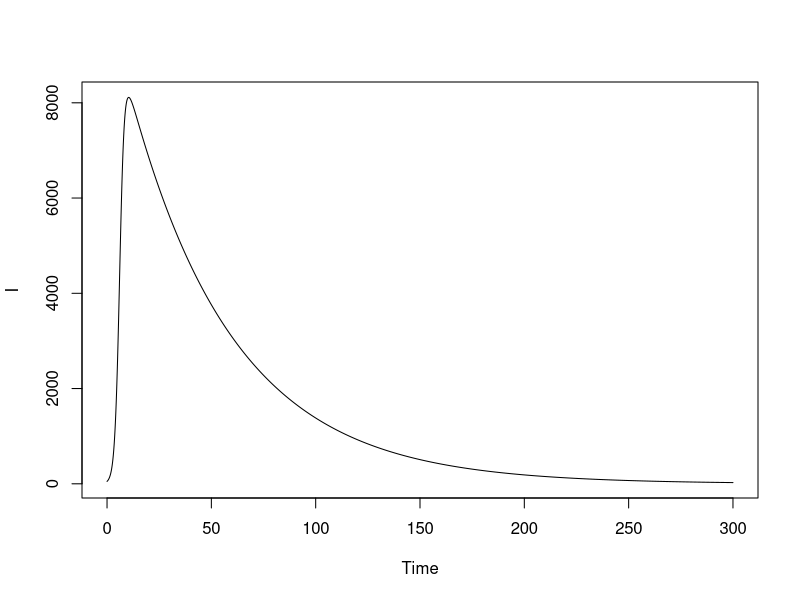

Here is the R script that generated this plot: (Note: this script raises an error after producing the figure.)
# modelling epidemics

# R code for Euler's method

S0 <- 9000 # Starting value for susceptibles
I0 <- 50 # Starting value for infectious 
N <- 10000 # Total population size 
beta <- 0.0001 # infection rate 
gamma <- 1/50 # recovery date 
delta.t <- 0.1 # Small time increment 
N.time.steps <- 3000 # Number of time steps 
S <- numeric(N.time.steps+1) # Blank vector to receive S values 
I <- numeric(N.time.steps+1) # Blank vector to receive I values 
S[1] <- S0 # Initial value for S 
I[1] <- I0 # Initial value for I 
for (i in 1:N.time.steps){ # Iterative loop to define the next value of S and I 
  S[i+1] <- S[i]-beta*S[i]*I[i]*delta.t
  I[i+1] <- I[i]+beta*S[i]*I[i]*delta.t-gamma*I[i]*delta.t
  } 
time.vector <- seq(0,N.time.steps*delta.t,by=delta.t) # The time points
plot(time.vector,I,type="l",xlab="Time",ylab="I")

############################

# I against S plots 

N <- 1000 
S <- 1:N 
S0 <- N-1 
I0 <- 1 
gamma <- 0.2 
beta.vector <- c(0.0004,0.0008,0.0016,0.0032) 
# Eliminating negative values in I values 
index <- which(I.matrix[1,]>=0) # Only focusing on positive values 
ylim <- c(0,max(I.matrix)) 
plot(S[index],I.matrix[1,index],type="l",lwd=2,xlab="S",ylab="I",ylim=ylim,xlim=c(0,N)) 
for (i in 2:length(beta.vector)){ 
  index<-which(I.matrix[i,]>=0) 
  points(S[index],I.matrix[i,index],type="l",lwd=2,col=i) 
} 
title("I against S, improved") 
legend(x="topright",legend=c("g/b=500","g/b=250","g/b=125","g/b=62.5"),col=1:4,lty=1,lwd=2) 


###############################################
###############################################


# Workbook Question 1


# Question 1
# a)
# Modify the above code to find the number of susceptibles and infectious
# (which will not necessarily be whole numbers), after 10 time units
# if we start off with 5000 susceptibles, 100 infectious and 900 removed (i.e. N=6000),
# using the following parameter values beta = 0.00008, gamma = 0.02
S0 <- 5000 # Starting value for susceptibles
I0 <- 100 # Starting value for infectious 
N <- 6000 # Total population size 
beta <- 0.00008 # infection rate 
gamma <- 0.02 # recovery date 
delta.t <- 0.1 # Small time increment 
N.time.steps <- 3000 # Number of time steps 
S <- numeric(N.time.steps+1) # Blank vector to receive S values 
I <- numeric(N.time.steps+1) # Blank vector to receive I values 
S[1] <- S0 # Initial value for S 
I[1] <- I0 # Initial value for I 
for (i in 1:N.time.steps){ # Iterative loop to define the next value of S and I 
  S[i+1] <- S[i]-beta*S[i]*I[i]*delta.t
  I[i+1] <- I[i]+beta*S[i]*I[i]*delta.t-gamma*I[i]*delta.t
} 
time.vector <- seq(0,N.time.steps*delta.t,by=delta.t) # The time points
plot(time.vector,I,type="l",xlab="Time",ylab="I")

# b)
# Produce side by side plots, with suitable labeling,
# of the number of susceptibles against time
# and the number of infectious against t over the time interval [0,200] 
N.time.steps <- 2000
S <- numeric(N.time.steps+1)  
I <- numeric(N.time.steps+1)  
S[1] <- S0 
I[1] <- I0 
for (i in 1:N.time.steps){ 
  S[i+1] <- S[i]-beta*S[i]*I[i]*delta.t
  I[i+1] <- I[i]+beta*S[i]*I[i]*delta.t-gamma*I[i]*delta.t
} 
time.vector <- seq(0,N.time.steps*delta.t,by=delta.t) 
time.point <- min(which(S<S0/2))*delta.t # calculate the time point at which the number of susceptibles
# first drops below S0/2 (i.e. half of the initial number of susceptibles)
par(mfrow=c(1,2)) 
plot(time.vector,S,type="l",xlab="Time",ylab="S", ylim=c(0, 6000))
points(time.point, 200)
plot(time.vector,I,type="l",xlab="Time",ylab="I", ylim=c(0, 6000)) # ylim=c(0,6000)
points(time.point, 200)

# c)
# To see how varying the infection rate, β, affects the time for the number of susceptibles to drop
# below half of its initial value, produce a plot of time.point (on the y-axis) against β (x-axis)
# for 100 equally spaced values of β between 0.00005 and 0.0003 (with γ held constant)
# (Set up a vector of βs and calculate time.point for each element of the vector using a for loop.)
beta <- seq(from=0.00005, to=0.0003, by=0.00005)
time.point <- min(which(S<S0/2))*delta.t
par(mfrow=c(1,1)) 
#plot(beta,time.vector,type="o",xlab="beta",ylab="time") # doesn't work
plot(0.00008,time.point,type="o",xlab="beta",ylab="time", xlim=c(0.00005,0.0003))

# d)
# For what value of β does the time for the number of susceptibles to drop
# below half of its initial value first fall below 100 time units?
time.point <- min(which(S<S0/100))*delta.t